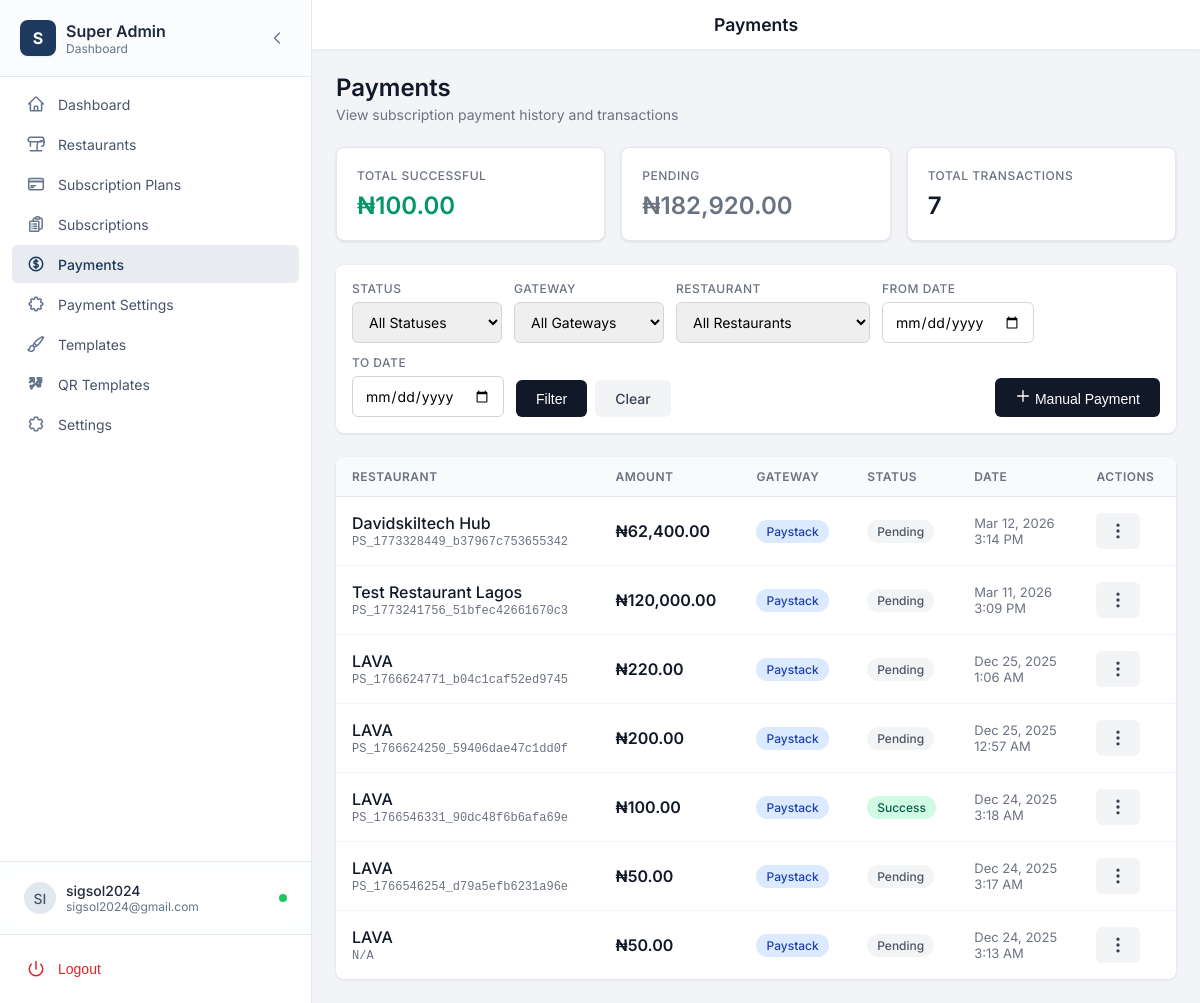
/admin/payments.php (signed in), run on the app's committed database.
### tables this page shows
CREATE TABLE `payments` (
  `id` int(11) NOT NULL,
  `restaurant_id` int(11) NOT NULL,
  `subscription_id` int(11) NOT NULL,
  `amount` decimal(10,2) NOT NULL,
  `currency` varchar(3) NOT NULL DEFAULT 'NGN',
  `payment_gateway` enum('paystack','flutterwave','manual') NOT NULL,
  `transaction_reference` varchar(100) DEFAULT NULL COMMENT 'Gateway reference',
  `gateway_response` longtext DEFAULT NULL COMMENT 'Full gateway response',
  `status` enum('pending','success','failed','refunded') NOT NULL DEFAULT 'pending',
  `paid_at` datetime DEFAULT NULL,
  `created_at` timestamp NOT NULL DEFAULT current_timestamp()
);

CREATE TABLE `restaurants` (
  `id` int(11) NOT NULL,
  `name` varchar(255) NOT NULL,
  `slug` varchar(255) NOT NULL,
  `logo` varchar(255) DEFAULT NULL,
  `hero_image` varchar(255) DEFAULT NULL,
  `description` text DEFAULT NULL,
  `phone` varchar(50) DEFAULT NULL,
  `email` varchar(255) DEFAULT NULL,
  `address` text DEFAULT NULL,
  `website` varchar(255) DEFAULT NULL,
  `whatsapp_link` varchar(255) DEFAULT NULL,
  `instagram_url` varchar(255) DEFAULT NULL,
  `facebook_url` varchar(255) DEFAULT NULL,
  `twitter_url` varchar(255) DEFAULT NULL,
  `enable_food_ordering` tinyint(1) NOT NULL DEFAULT 1,
  `enable_table_reservations` tinyint(1) NOT NULL DEFAULT 1,
  `map_latitude` decimal(10,8) DEFAULT NULL,
  `map_longitude` decimal(11,8) DEFAULT NULL,
  `header_menu_items` text DEFAULT NULL,
  `footer_content` text DEFAULT NULL,
  `manager_email` varchar(255) DEFAULT NULL,
  `google_rating` decimal(3,1) DEFAULT 4.5,
  `rating_source` varchar(50) DEFAULT 'Google',
  `template_id` int(11) DEFAULT 1,
  `is_active` tinyint(1) DEFAULT 1,
  `available_items_count` int(11) DEFAULT 0,
  `unavailable_items_count` int(11) DEFAULT 0,
  `subscription_id` int(11) DEFAULT NULL,
  `created_at` timestamp NOT NULL DEFAULT current_timestamp(),
  `updated_at` timestamp NOT NULL DEFAULT current_timestamp() ON UPDATE current_timestamp()
);

### includes/subscription.php (called while the page is built, shortened)
<?php
function formatSubscriptionPrice($amount, $currency = 'NGN') {
    $symbols = [
        'NGN' => '₦',
        'USD' => '$',
        'GBP' => '£',
        'EUR' => '€'
    ];
    $symbol = $symbols[$currency] ?? $currency . ' ';
    return $symbol . number_format($amount, 2);
}

### admin/payments.php (the view, shortened to what this page needs)
<?php
require_once __DIR__ . '/../includes/functions.php';
require_once __DIR__ . '/../includes/subscription.php';
$pdo = getDBConnection();
$dateFrom = $_GET['date_from'] ?? '';
$dateTo = $_GET['date_to'] ?? '';
$page = max(1, intval($_GET['page'] ?? 1));
$perPage = 20;
$offset = ($page - 1) * $perPage;
$where = [];
$params = [];
$whereClause = !empty($where) ? 'WHERE ' . implode(' AND ', $where) : '';
$countSql = "SELECT COUNT(*) FROM payments p {$whereClause}";
$stmt = $pdo->prepare($countSql);
$stmt->execute($params);
$totalCount = $stmt->fetchColumn();
$sql = "
    SELECT p.*, r.name as restaurant_name, r.slug as restaurant_slug,
           sp.name as plan_name
    FROM payments p
    JOIN restaurants r ON p.restaurant_id = r.id
    LEFT JOIN subscriptions s ON p.subscription_id = s.id
    LEFT JOIN subscription_plans sp ON s.plan_id = sp.id
    {$whereClause}
    ORDER BY p.created_at DESC
    LIMIT {$perPage} OFFSET {$offset}
";
$stmt = $pdo->prepare($sql);
$stmt->execute($params);
$payments = $stmt->fetchAll(PDO::FETCH_ASSOC);
$totalSuccess = 0;
$totalPending = 0;
try {
    $stmt = $pdo->query("SELECT SUM(amount) FROM payments WHERE status = 'success'");
    $totalSuccess = floatval($stmt->fetchColumn());
    $stmt = $pdo->query("SELECT SUM(amount) FROM payments WHERE status = 'pending'");
    $totalPending = floatval($stmt->fetchColumn());
} catch (PDOException $e) {}
include __DIR__ . '/../includes/admin-layout.php';
?>
<div class="page-header">
    <h1 class="page-title">Payments</h1>
    <p class="page-subtitle">View subscription payment history and transactions</p>
</div>
<div class="payment-stats">
    <div class="stat-card">
        <div class="stat-label">Total Successful</div>
        <div class="stat-value success"><?php echo formatSubscriptionPrice($totalSuccess); ?></div>
    </div>
    <div class="stat-card">
        <div class="stat-label">Pending</div>
        <div class="stat-value pending"><?php echo formatSubscriptionPrice($totalPending); ?></div>
    </div>
    <div class="stat-card">
        <div class="stat-label">Total Transactions</div>
        <div class="stat-value"><?php echo number_format($totalCount); ?></div>
    </div>
</div>
<form class="filters-bar" method="GET" action="">
    <div class="filters-row">
        <div class="filter-group">
            <label>Status</label>
            <select name="status">
                <option value="">All Statuses</option>
            </select>
        </div>
        <div class="filter-group">
            <label>Gateway</label>
            <select name="gateway">
                <option value="">All Gateways</option>
            </select>
        </div>
        <div class="filter-group">
            <label>Restaurant</label>
            <select name="restaurant_id">
                <option value="">All Restaurants</option>
            </select>
        </div>
        <div class="filter-group">
            <label>From Date</label>
            <input type="date" name="date_from" value="<?php echo htmlspecialchars($dateFrom); ?>">
        </div>
        <div class="filter-group">
            <label>To Date</label>
            <input type="date" name="date_to" value="<?php echo htmlspecialchars($dateTo); ?>">
        </div>
        <div class="filter-actions">
            <button type="submit" class="btn-filter">Filter</button>
            <a href="payments.php" class="btn-clear">Clear</a>
        </div>
        <button type="button" class="btn-add" onclick="openManualPaymentModal()">
            <svg xmlns="http://www.w3.org/2000/svg" fill="none" viewBox="0 0 24 24" stroke="currentColor" width="16" height="16">
                <path stroke-linecap="round" stroke-linejoin="round" stroke-width="2" d="M12 4v16m8-8H4" />
            </svg>
            Manual Payment
        </button>
    </div>
</form>
<div class="table-card">
    <?php if (empty($payments)): ?>
        <div class="empty-state">
            <p>No payments found.</p>
        </div>
    <?php else: ?>
        <table class="payments-table">
            <thead>
                <tr>
                    <th>Restaurant</th>
                    <th>Amount</th>
                    <th>Gateway</th>
                    <th>Status</th>
                    <th>Date</th>
                    <th>Actions</th>
                </tr>
            </thead>
            <tbody>
                <?php foreach ($payments as $payment): ?>
                    <tr>
                        <td>
                            <div class="restaurant-info">
                                <span class="restaurant-name"><?php echo htmlspecialchars($payment['restaurant_name']); ?></span>
                                <span class="transaction-ref"><?php echo htmlspecialchars($payment['transaction_reference'] ?? 'N/A'); ?></span>
                            </div>
                        </td>
                        <td>
                            <span class="amount"><?php echo formatSubscriptionPrice($payment['amount'], $payment['currency'] ?? 'NGN'); ?></span>
                        </td>
                        <td>
                            <span class="gateway-badge gateway-<?php echo $payment['payment_gateway']; ?>">
                                <?php echo ucfirst($payment['payment_gateway']); ?>
                            </span>
                        </td>
                        <td>
                            <span class="status-badge status-<?php echo $payment['status']; ?>">
                                <?php echo ucfirst($payment['status']); ?>
                            </span>
                        </td>
                        <td>
                            <div class="date-info">
                                <?php echo date('M j, Y', strtotime($payment['created_at'])); ?><br>
                                <?php echo date('g:i A', strtotime($payment['created_at'])); ?>
                            </div>
                        </td>
                        <td class="actions-cell">
                            <button class="actions-btn" type="button" title="Actions">
                                <svg xmlns="http://www.w3.org/2000/svg" fill="none" viewBox="0 0 24 24" stroke="currentColor" width="20" height="20">
                                    <path stroke-linecap="round" stroke-linejoin="round" stroke-width="2" d="M12 5v.01M12 12v.01M12 19v.01M12 6a1 1 0 110-2 1 1 0 010 2zm0 7a1 1 0 110-2 1 1 0 010 2zm0 7a1 1 0 110-2 1 1 0 010 2z" />
                                </svg>
                            </button>
                        </td>
                    </tr>
                <?php endforeach; ?>
            </tbody>
        </table>
    <?php endif; ?>
</div>
<?php include __DIR__ . '/../includes/admin-footer.php'; ?>

### includes/sidebar-admin.php (shortened to what this page needs)
<?php
$currentPath = $_SERVER['REQUEST_URI'];
$userInfo = null;
if (isLoggedIn() && isSuperAdmin()) {
    $pdo = getDBConnection();
    if ($pdo) {
        $userId = getCurrentUserId();
        $stmt = $pdo->prepare("SELECT username, email FROM admins WHERE id = ?");
        $stmt->execute([$userId]);
        $userInfo = $stmt->fetch();
    }
}
$activeId = 'dashboard';
foreach ($navItems as $item) {
    if (strpos($currentPath, $item['href']) !== false) {
        $activeId = $item['id'];
        break;
    }
}
$username = $_SESSION['username'] ?? 'Admin';
$userEmail = $userInfo['email'] ?? '';
$userInitials = strtoupper(substr($username, 0, 2));
?>
<aside class="sidebar-modern" id="sidebar">
    <div class="sidebar-header-modern">
        <div class="sidebar-logo-wrapper">
            <div class="sidebar-logo">
                <div class="logo-icon-modern">S</div>
                <div class="logo-text">
                    <span class="logo-title">Super Admin</span>
                    <span class="logo-subtitle">Dashboard</span>
                </div>
            </div>
        </div>
        <button
            onclick="toggleCollapse()"
            class="collapse-btn-modern"
            aria-label="Collapse sidebar"
        >
            <svg xmlns="http://www.w3.org/2000/svg" fill="none" viewBox="0 0 24 24" stroke-width="2" stroke="currentColor" class="collapse-icon">
                <path stroke-linecap="round" stroke-linejoin="round" d="M15.75 19.5L8.25 12l7.5-7.5" />
            </svg>
        </button>
    </div>
    <nav class="sidebar-nav">
        <ul class="nav-list">
            <?php foreach ($navItems as $item): ?>
                <?php $isActive = $activeId === $item['id']; ?>
                <li>
                    <a
                        href="<?php echo htmlspecialchars($item['href']); ?>"
                        class="nav-item <?php echo $isActive ? 'active' : ''; ?>"
                        title="<?php echo htmlspecialchars($item['name']); ?>"
                    >
                        <div class="nav-icon-wrapper">
                            <svg xmlns="http://www.w3.org/2000/svg" fill="none" viewBox="0 0 24 24" stroke-width="2" stroke="currentColor" class="nav-icon">
                                <path stroke-linecap="round" stroke-linejoin="round" d="<?php echo htmlspecialchars($item['icon']); ?>" />
                            </svg>
                        </div>
                        <span class="nav-text"><?php echo htmlspecialchars($item['name']); ?></span>
                    </a>
                </li>
            <?php endforeach; ?>
        </ul>
    </nav>
    <div class="sidebar-footer-modern">
        <div class="sidebar-profile">
            <?php if (!isset($_COOKIE['sidebar_collapsed']) || $_COOKIE['sidebar_collapsed'] !== 'true'): ?>
                <div class="profile-card">
                    <div class="profile-avatar"><?php echo htmlspecialchars($userInitials); ?></div>
                    <div class="profile-info">
                        <p class="profile-name"><?php echo htmlspecialchars($username); ?></p>
                        <p class="profile-role"><?php echo htmlspecialchars($userEmail ?: 'Administrator'); ?></p>
                    </div>
                    <div class="profile-status" title="Online"></div>
                </div>
            <?php endif; ?>
        </div>
        <div class="sidebar-logout">
            <form action="/admin/logout.php" method="post">
                <button type="submit" class="logout-btn" title="Logout">
                    <div class="nav-icon-wrapper" aria-hidden="true">
                        <svg xmlns="http://www.w3.org/2000/svg" fill="none" viewBox="0 0 24 24" stroke-width="2" stroke="currentColor" class="nav-icon logout-icon">
                            <path stroke-linecap="round" stroke-linejoin="round" d="M12 2v10m6.364-6.364a9 9 0 1 1-12.728 0" />
                        </svg>
                    </div>
                    <span class="nav-text">Logout</span>
                </button>
            </form>
        </div>
    </div>
</aside>

### data on the page
payments: restaurant.name "Davidskiltech Hub", transaction_reference "PS_1773328449_b37967c753655342", amount+currency "₦62,400.00", payment_gateway "Paystack", status "Pending", created_at "Mar 12, 2026", created_at "3:14 PM"
payments: restaurant.name "Test Restaurant Lagos", transaction_reference "PS_1773241756_51bfec42661670c3", amount+currency "₦120,000.00", payment_gateway "Paystack", status "Pending", created_at "Mar 11, 2026", created_at "3:09 PM"
payments: restaurant.name "LAVA", transaction_reference "PS_1766624771_b04c1caf52ed9745", amount+currency "₦220.00", payment_gateway "Paystack", status "Pending", created_at "Dec 25, 2025", created_at "1:06 AM"
payments: restaurant.name "LAVA", transaction_reference "PS_1766624250_59406dae47c1dd0f", amount+currency "₦200.00", payment_gateway "Paystack", status "Pending", created_at "Dec 25, 2025", created_at "12:57 AM"
payments: restaurant.name "LAVA", transaction_reference "PS_1766546331_90dc48f6b6afa69e", amount+currency "₦100.00", payment_gateway "Paystack", status "Success", created_at "Dec 24, 2025", created_at "3:18 AM"
payments: restaurant.name "LAVA", transaction_reference "PS_1766546254_d79a5efb6231a96e", amount+currency "₦50.00", payment_gateway "Paystack", status "Pending", created_at "Dec 24, 2025", created_at "3:17 AM"
payments: restaurant.name "LAVA", transaction_reference "N/A", amount+currency "₦50.00", payment_gateway "Paystack", status "Pending", created_at "Dec 24, 2025", created_at "3:13 AM"

### other printed values
$item['name'] "Dashboard"
$item['name'] "Restaurants"
$item['name'] "Subscription Plans"
$item['name'] "Subscriptions"
$item['name'] "Payments"
$item['name'] "Payment Settings"
$item['name'] "Templates"
$item['name'] "QR Templates"
$item['name'] "Settings"
$userInitials "SI"
$username "sigsol2024"
$userEmail ?: 'Administrator' "sigsol2024@gmail.com"
$pageTitle "Payments"
formatSubscriptionPrice($totalSuccess) "₦100.00"
formatSubscriptionPrice($totalPending) "₦182,920.00"
